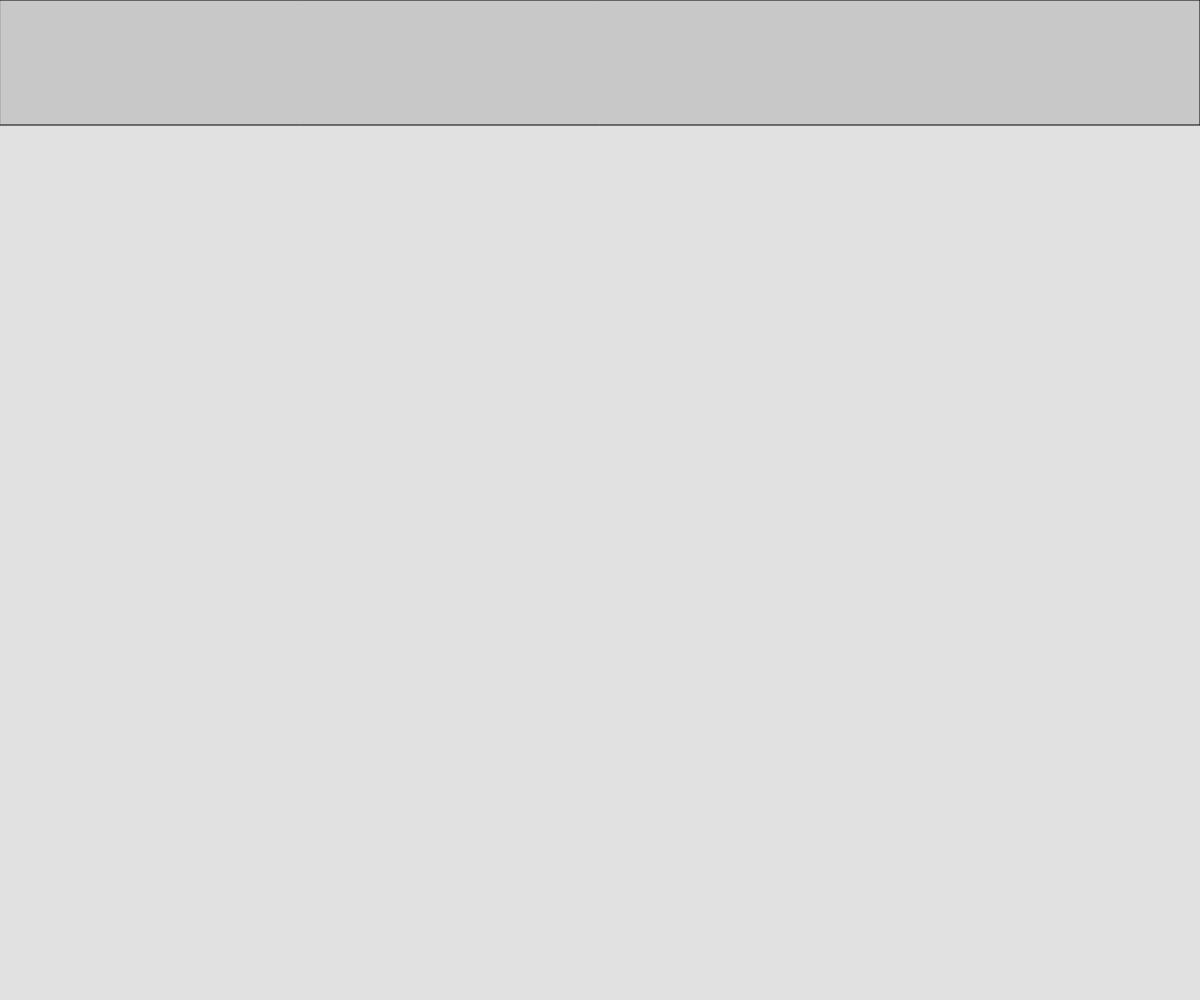
Frame 1 (no input)
Frame 60 (no input): identical to frame 1, image omitted
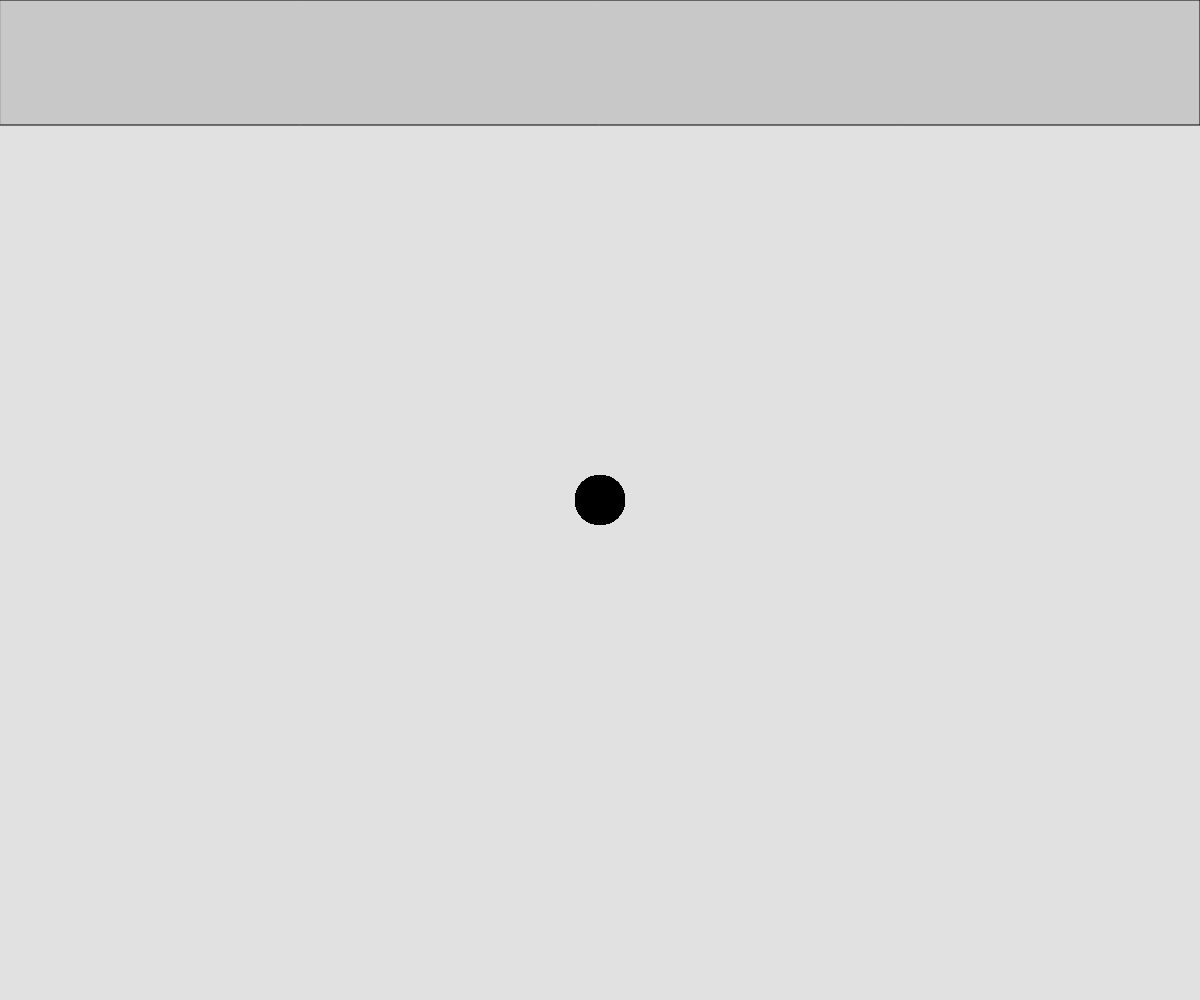
Frame 120 (the mouse pressed at the canvas centre since frame 60)

The p5.js sketch that drew these frames (run headless with seeded random() and noise() and a simulated clock; from frame 60 on, the mouse is pressed at the canvas centre):

// p5.js sketch
// ── sketch.js
// Interactive Scene Project
// Therrill Strongarm
// September 11, 2019
//
// Extra for Experts:
// - describe what you did to take this project "above and beyond"

function setup() {
  createCanvas(windowWidth, windowHeight);
  background(225);
  fill(200);
  rect(0, 0, windowWidth, windowHeight / 8);
}

function draw() {
  fill(0);
  noStroke();
  if (mouseIsPressed === true){
    ellipse(mouseX, mouseY, 50, 50)
  }
}
